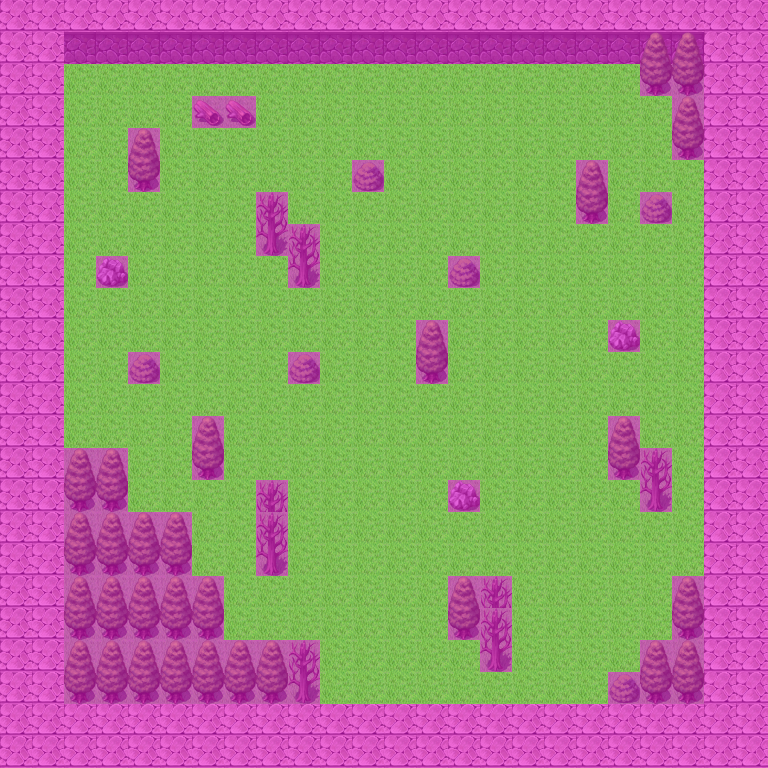

A 2D game scene composited from a Tiled map and its tileset images. What follows is a short description and the map's XML, with each tile layer's data collapsed to a summary:
An orthogonal 24x24 tile map with 32x32 px tiles, 5 tile layers (background, road, wall, tree, ...).

<map version="1.8" tiledversion="1.8.2" orientation="orthogonal" renderorder="right-down" width="24" height="24" tilewidth="32" tileheight="32" infinite="0" nextlayerid="6" nextobjectid="1">
 <editorsettings>
  <export target="WORLD_MAP1.csv" format="csv" />
 </editorsettings>
 <tileset firstgid="1" name="tst" tilewidth="32" tileheight="32" tilecount="2016" columns="32">
  <image source="tst.png" width="1024" height="2016" />
 </tileset>
 <layer id="1" name="background" width="24" height="24">
  <data>[576 cells, 576 non-empty, 1 distinct tile ids]</data>
 </layer>
 <layer id="2" name="road" width="24" height="24">
  <data>[576 cells, 400 non-empty, 1 distinct tile ids]</data>
 </layer>
 <layer id="3" name="wall" width="24" height="24">
  <data>[576 cells, 176 non-empty, 2 distinct tile ids]</data>
 </layer>
 <layer id="5" name="tree" width="24" height="24">
  <data>[576 cells, 85 non-empty, 7 distinct tile ids]</data>
 </layer>
 <layer id="4" name="blocked" width="24" height="24">
  <data>[576 cells, 259 non-empty, 1 distinct tile ids]</data>
 </layer>
</map>
